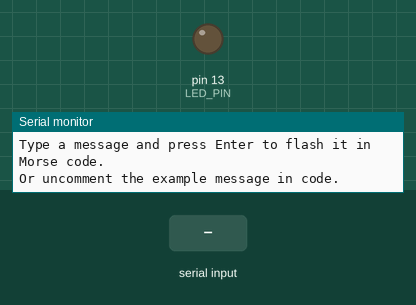
Simulated run of this sketch. Board: Arduino Uno, built with avr-gcc and run on an emulated ATmega328P. Shown: output pins drawn as LEDs (lit = HIGH), the last lines printed to the serial monitor. The inputs (shaded band) are chosen by the test bench.

Above: at 1.4 s.
1.5 s: ".\n" received over Serial
At 2.4 s:
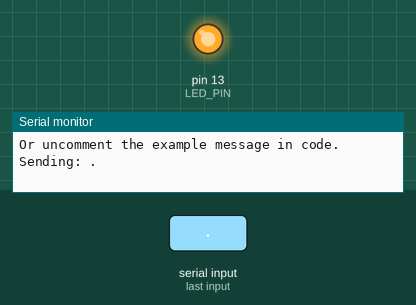
4.5 s: "-\n" received over Serial
7.5 s: "1\n" received over Serial
Timing chart, 0 to 14.7 s (numbered marks = the images above; inputs shaded):
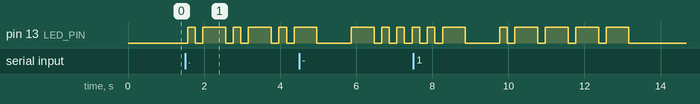

Measured:
- after the input at 1.5 s, pin 13 (LED_PIN): LOW → HIGH after 0.07 s, then repeats every 1.2 s: LOW 0.20 s, HIGH 0.60 s, LOW 0.20 s, HIGH 0.20 s

The sketch:

MorseCodeFlasher.ino
```cpp
// MorseCodeFlasher.ino
// Blink an LED to send text as Morse code.
// Uses built-in LED (pin 13) by default. Send text via Serial Monitor (type and press Enter).

const int LED_PIN = 13;       // LED pin
const unsigned int DOT = 200; // duration of a dot in ms (adjustable)

// Morse timing:
// dot = 1 unit, dash = 3 units
// gap between symbols = 1 unit
// gap between letters = 3 units
// gap between words = 7 units

// Morse map (A-Z, 0-9, basic punctuation)
struct MorseMap { char c; const char *m; };
const MorseMap morseTable[] = {
  {'A', ".-"}, {'B', "-..."}, {'C', "-.-."}, {'D', "-.."}, {'E', "."},
  {'F', "..-."}, {'G', "--."}, {'H', "...."}, {'I', ".."}, {'J', ".---"},
  {'K', "-.-"}, {'L', ".-.."}, {'M', "--"}, {'N', "-."}, {'O', "---"},
  {'P', ".--."}, {'Q', "--.-"}, {'R', ".-."}, {'S', "..."}, {'T', "-"},
  {'U', "..-"}, {'V', "...-"}, {'W', ".--"}, {'X', "-..-"}, {'Y', "-.--"},
  {'Z', "--.."},
  {'0', "-----"}, {'1', ".----"}, {'2', "..---"}, {'3', "...--"}, {'4', "....-"},
  {'5', "....."}, {'6', "-...."}, {'7', "--..."}, {'8', "---.."}, {'9', "----."},
  {'.', ".-.-.-"}, {',', "--..--"}, {'?', "..--.."}, {'/', "-..-."}, {'@', ".--.-."},
  {'-', "-....-"}, {'(', "-.--."}, {')', "-.--.-"}
};
const int MORSE_TABLE_SIZE = sizeof(morseTable) / sizeof(MorseMap);

void setup() {
  pinMode(LED_PIN, OUTPUT);
  digitalWrite(LED_PIN, LOW);
  Serial.begin(9600);
  delay(200);
  Serial.println("Morse Code Flasher ready.");
  Serial.println("Type a message and press Enter to flash it in Morse code.");
  Serial.println("Or uncomment the example message in code.");
}

void loop() {
  if (Serial.available()) {
    String input = Serial.readStringUntil('\n');
    input.trim();
    if (input.length() > 0) {
      Serial.print("Sending: ");
      Serial.println(input);
      sendMorse(input);
      Serial.println("Done.");
    }
  }
  // If you want an automatic message, uncomment below:
  // sendMorse("HELLO WORLD");
  delay(100);
}

void sendMorse(String text) {
  text.toUpperCase();
  for (int i = 0; i < text.length(); i++) {
    char ch = text.charAt(i);
    if (ch == ' ') {
      delay(DOT * 7); // word gap
      continue;
    }
    const char* code = lookupMorse(ch);
    if (code == NULL) {
      // unknown character — skip
      continue;
    }
    // send each symbol in code
    for (int j = 0; code[j] != '\0'; j++) {
      if (code[j] == '.') {
        flashDot();
      } else if (code[j] == '-') {
        flashDash();
      }
      // gap between symbols
      delay(DOT);
    }
    // gap between letters
    delay(DOT * 3);
  }
}

const char* lookupMorse(char ch) {
  for (int i = 0; i < MORSE_TABLE_SIZE; i++) {
    if (morseTable[i].c == ch) return morseTable[i].m;
  }
  return NULL;
}

void flashDot() {
  digitalWrite(LED_PIN, HIGH);
  delay(DOT);
  digitalWrite(LED_PIN, LOW);
}

void flashDash() {
  digitalWrite(LED_PIN, HIGH);
  delay(DOT * 3);
  digitalWrite(LED_PIN, LOW);
}
```
